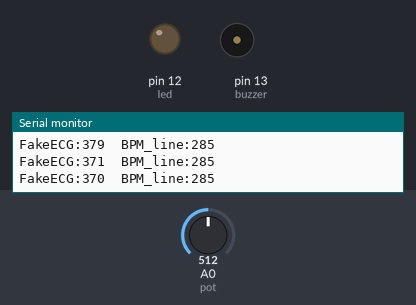
A sketch run on a simulated Arduino Uno, built with avr-gcc and run on an emulated ATmega328P. Parts: output pins drawn as LEDs (lit = HIGH), buzzer (waves = sounding), the last lines printed to the serial monitor. The inputs (shaded band) are chosen by the test bench; at power-on: A0 (pot) = 512. Random numbers use the default seed unless the sketch sets one.

Above: at 1.2 s.
1.3 s: A0 (pot) set to 122
At 1.85 s:
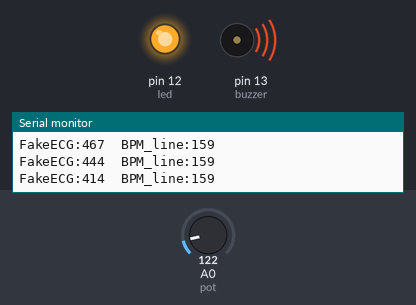
4.3 s: A0 (pot) set to 716
Timing chart, 0 to 13.3 s (numbered marks = the images above; inputs shaded):
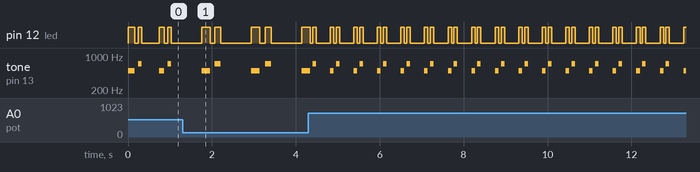

Measured:
- by itself, pin 12 (led): repeats every 0.56 s: HIGH 0.08 s, LOW 0.34 s, HIGH 0.08 s, LOW 0.06 s
- by itself, tone on pin 13 (buzzer): repeats every 0.56 s: 700 Hz 0.08 s, silent 0.34 s, 500 Hz 0.08 s, silent 0.06 s

The sketch:

latidosconpotnciometromasmonitorEGC.ino
```cpp
// Pines
int led = 12;
int buzzer = 13;
int pot = A0;

// Estados del ciclo
int state = 0;
unsigned long previousMillis = 0;

// Proporciones fisiológicas del ciclo
float p_lub = 0.15;
float p_pause = 0.10;
float p_dub = 0.12;
float p_diastole = 0.63;

// Variables
unsigned long dur_lub, dur_pause, dur_dub, dur_diastole;

int lastPot = 0;   // para medir cambio brusco del potenciómetro
unsigned long lastStressMillis = 0;

void setup() {
  pinMode(led, OUTPUT);
  pinMode(buzzer, OUTPUT);
  Serial.begin(9600);
}

void loop() {
  unsigned long currentMillis = millis();

  // --- 1) LEER POTENCIÓMETRO Y CALCULAR BPM ---
  int lectura = analogRead(pot);
  int bpm = map(lectura, 0, 1023, 40, 150);

  int delta = abs(lectura - lastPot);
  lastPot = lectura;

  // Un cambio brusco del potenciómetro simula estrés
  bool stressEvent = (delta > 80);  // lo ajustamos según tu potenciómetro


  // --- 2) DURACIÓN DEL CICLO ---
  unsigned long ciclo = 60000UL / bpm;

  dur_lub      = ciclo * p_lub;
  dur_pause    = ciclo * p_pause;
  dur_dub      = ciclo * p_dub;
  dur_diastole = ciclo * p_diastole;


  // ------------------------------
  // 3) GENERAR ECG FICTICIO + PICOS DE ESTRÉS
  // ------------------------------

  float t = millis() / 1000.0;
  float freq = bpm / 60.0;

  int base = 450;

  // onda cardiaca base
  float ecg = sin(2 * 3.14159 * freq * t) * 80;

  // pico QRS artificial
  if (fmod(t * freq, 1.0) < 0.05) {
    ecg += 160;
  }

  // --------------------------------
  //  PICOS DE ESTRÉS (simpatoadrenal)
  // --------------------------------
  int stressSpike = 0;

  // 1) si el potenciómetro cambia brusco, pico grande
  if (stressEvent) {
    stressSpike = random(120, 220);
    lastStressMillis = millis();
  }

  // 2) vibración simpática (ruido leve)
  if (millis() - lastStressMillis < 500) {
    stressSpike += random(-30, 30);  // temblor simpático leve
  }

  int FakeECG = base + ecg + stressSpike;


  // Línea de BPM (amplificada)
  int BPM_line = bpm * 3;


  // ------------------------------
  // 4) ENVIAR AL SERIAL PLOTTER
  // ------------------------------
  Serial.print("FakeECG:");
  Serial.print(FakeECG);

  Serial.print("  BPM_line:");
  Serial.println(BPM_line);


  // ------------------------------
  // 5) MÁQUINA DE ESTADOS CARDÍACOS
  // ------------------------------
  switch (state) {

    case 0:
      digitalWrite(led, HIGH);
      tone(buzzer, 500);
      if (currentMillis - previousMillis >= dur_lub) {
        previousMillis = currentMillis;
        state = 1;
      }
      break;

    case 1:
      digitalWrite(led, LOW);
      noTone(buzzer);
      if (currentMillis - previousMillis >= dur_pause) {
        previousMillis = currentMillis;
        state = 2;
      }
      break;

    case 2:
      digitalWrite(led, HIGH);
      tone(buzzer, 700);
      if (currentMillis - previousMillis >= dur_dub) {
        previousMillis = currentMillis;
        state = 3;
      }
      break;

    case 3:
      digitalWrite(led, LOW);
      noTone(buzzer);
      if (currentMillis - previousMillis >= dur_diastole) {
        previousMillis = currentMillis;
        state = 0;
      }
      break;
  }
}
```
